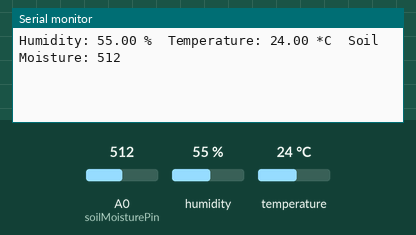
This sketch was run on a simulated ESP8266 (NodeMCU). On the bench: the last lines printed to the serial monitor. Inputs (shaded band) come from the test bench; at power-on: humidity 55 %, A0 (soilMoisturePin) = 512, temperature 24 °C. WiFi joins after 1.5 s; servers stay silent unless stated.

Above: at 3.0 s.
3.1 s: humidity set to 22 %
At 5.2 s:
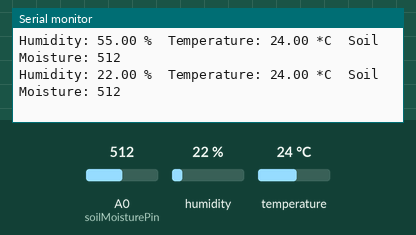
5.8 s: A0 (soilMoisturePin) set to 716
At 6.4 s:
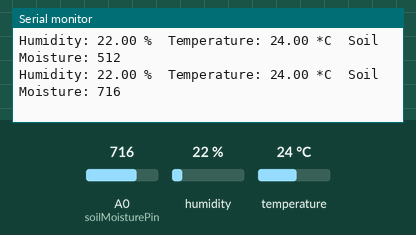
8.5 s: temperature set to 12 °C
At 10.9 s:
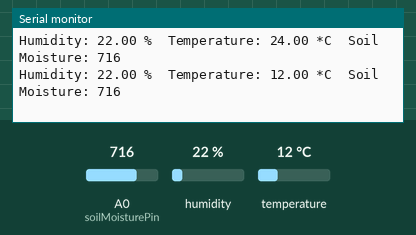
11.2 s: A0 (soilMoisturePin) set to 900
At 12.5 s:
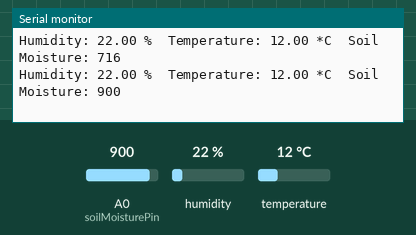
13.9 s: humidity set to 40 %
At 14.9 s:
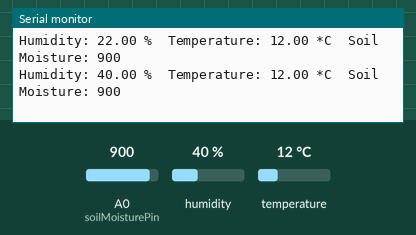
Timing chart, 0 to 16.9 s (numbered marks = the images above; inputs shaded):
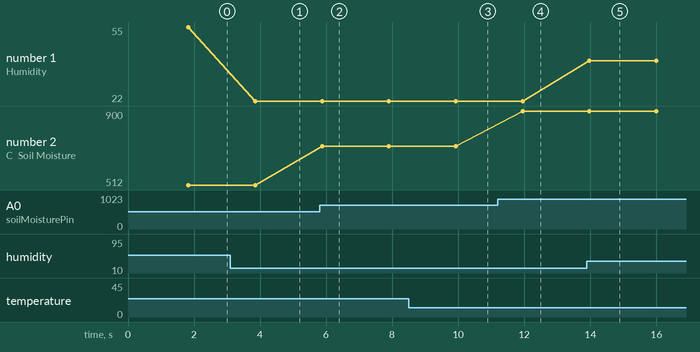

The sketch:

sketch_jul17b.ino
```cpp
#define BLYNK_PRINT Serial
#include <ESP8266WiFi.h>
#include <BlynkSimpleEsp8266.h>
#include <DHT.h>

// Replace with your network credentials
char ssid[] = "your_SSID";
char pass[] = "your_PASSWORD";

// Replace with your Blynk Auth Token
char auth[] = "your_BLYNK_AUTH_TOKEN";

// DHT Sensor setup
#define DHTPIN 2     // Digital pin connected to the DHT sensor
#define DHTTYPE DHT11   // DHT 11

DHT dht(DHTPIN, DHTTYPE);

// Soil moisture sensor setup
const int soilMoisturePin = A0;
int soilMoistureValue = 0;

void setup() {
  // Debug console
  Serial.begin(9600);

  Blynk.begin(auth, ssid, pass);

  dht.begin();
}

void loop() {
  Blynk.run();

  // Read humidity and temperature from DHT sensor
  float humidity = dht.readHumidity();
  float temperature = dht.readTemperature();

  // Read soil moisture value
  soilMoistureValue = analogRead(soilMoisturePin);

  // Check if any reads failed and exit early (to try again).
  if (isnan(humidity) || isnan(temperature)) {
    Serial.println("Failed to read from DHT sensor!");
    return;
  }

  // Print values to Serial Monitor
  Serial.print("Humidity: ");
  Serial.print(humidity);
  Serial.print(" %\t");
  Serial.print("Temperature: ");
  Serial.print(temperature);
  Serial.print(" *C\t");
  Serial.print("Soil Moisture: ");
  Serial.println(soilMoistureValue);

  // Send data to Blynk
  Blynk.virtualWrite(V1, temperature);
  Blynk.virtualWrite(V2, humidity);
  Blynk.virtualWrite(V3, soilMoistureValue);

  delay(2000);  // Delay for 2 seconds
}
```

Measured:
- after the input at 3.1 s, the serial monitor: prints a new line after 0.75 s (image 1)
- after the input at 5.8 s, the serial monitor: prints a new line after 0.08 s (image 2)
- after the input at 8.5 s, the serial monitor: prints a new line after 1.4 s (image 3)
- after the input at 11.2 s, the serial monitor: prints a new line after 0.75 s (image 4)
- after the input at 13.9 s, the serial monitor: prints a new line after 0.08 s (image 5)
- plotted number 1: 55 → 22 after the input at 3.1 s, 22 → 40 after the input at 13.9 s
- plotted number 2: 512 → 716 after the input at 5.8 s, 716 → 900 after the input at 11.2 s
